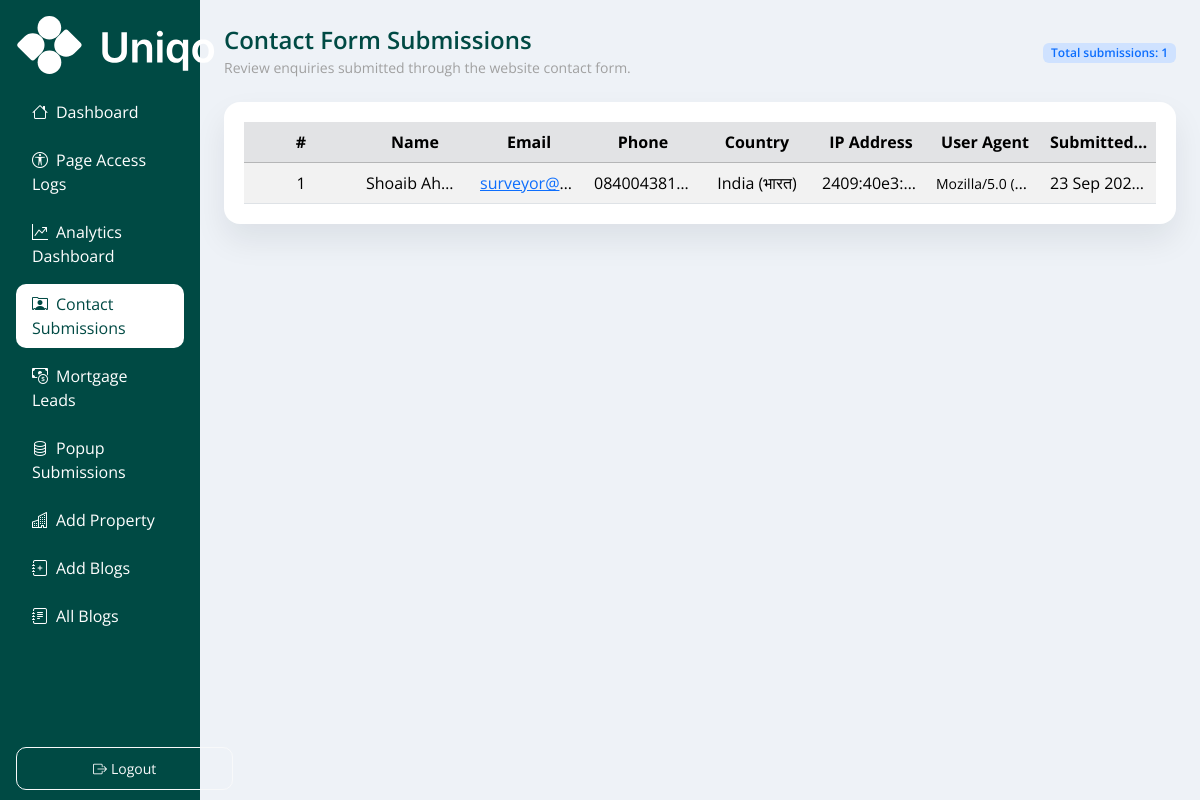
The page /admin/contact_form_submissions.php (signed in) on the database its author committed.
### tables this page shows
CREATE TABLE `contact_form` (
  `id` int(10) UNSIGNED NOT NULL,
  `name` varchar(255) NOT NULL,
  `email` varchar(255) NOT NULL,
  `phone` varchar(50) NOT NULL,
  `country` varchar(255) DEFAULT NULL,
  `ip_address` varchar(45) DEFAULT NULL,
  `user_agent` text DEFAULT NULL,
  `created_at` datetime NOT NULL DEFAULT current_timestamp()
);

### admin/contact_form_submissions.php (the view, shortened to what this page needs)
<?php
require_once __DIR__ . '/includes/render.php';
$pdo = db();
$submissions = [];
$error = null;
$perPage = 10;
$page = filter_input(
  INPUT_GET,
  'page',
  FILTER_VALIDATE_INT,
  ['options' => ['default' => 1, 'min_range' => 1]]
);
$offset = ($page - 1) * $perPage;
$totalSubmissions = 0;
try {
  $countStmt = $pdo->query('SELECT COUNT(*) FROM contact_form');
  $totalSubmissions = (int)$countStmt->fetchColumn();
  if ($totalSubmissions > 0) {
    $query = sprintf(
      'SELECT id, name, email, phone, country, ip_address, user_agent, created_at FROM contact_form ORDER BY created_at DESC LIMIT %d OFFSET %d',
      $perPage,
      $offset
    );
    $stmt = $pdo->query($query);
    $submissions = $stmt->fetchAll();
  } else {
    $page = 1;
    $offset = 0;
  }
} catch (Throwable $e) {
  $error = 'Unable to load contact form submissions at this time.';
}
echo '<div class="container-fluid layout">';
echo '<div class="row g-0">';
?>
<main class="col-12 col-md-9 col-lg-10 content">
  <div class="d-flex flex-column flex-lg-row align-items-lg-center justify-content-between gap-3 mb-4">
    <div>
      <h2 class="title-heading">Contact Form Submissions</h2>
      <p class="para mb-0">Review enquiries submitted through the website contact form.</p>
    </div>
    <div class="text-lg-end">
      <span class="badge bg-primary-subtle text-primary fw-semibold">Total submissions: <?= number_format($totalSubmissions) ?></span>
    </div>
  </div>
  <?php if ($error): ?>
    <div class="alert alert-warning" role="alert">
      <?= htmlspecialchars($error, ENT_QUOTES, 'UTF-8') ?>
    </div>
  <?php elseif (!$submissions): ?>
    <div class="alert alert-info" role="alert">
      No contact form submissions found.
    </div>
  <?php else: ?>
    <div class="box">
      <div class="table-responsive">
        <table class="table table-striped table-hover align-middle mb-0">
          <thead class="table-secondary">
            <tr>
              <th scope="col">#</th>
              <th scope="col">Name</th>
              <th scope="col">Email</th>
              <th scope="col">Phone</th>
              <th scope="col">Country</th>
              <th scope="col">IP Address</th>
              <th scope="col">User Agent</th>
              <th scope="col">Submitted At</th>
            </tr>
          </thead>
          <tbody>
            <?php foreach ($submissions as $submission): ?>
              <?php
                $createdAt = $submission['created_at'] ?? '';
                $createdAtFormatted = '—';
                if ($createdAt) {
                  try {
                    $createdAtFormatted = (new DateTime($createdAt))->format('d M Y H:i');
                  } catch (Throwable $e) {
                    $createdAtFormatted = (string)$createdAt;
                  }
                }
              ?>
              <tr>
                <td><?= (int)$submission['id'] ?></td>
                <td><?= htmlspecialchars((string)($submission['name'] ?? ''), ENT_QUOTES, 'UTF-8') ?></td>
                <td>
                  <?php if (!empty($submission['email'])): ?>
                    <a href="mailto:<?= htmlspecialchars($submission['email'], ENT_QUOTES, 'UTF-8') ?>">
                      <?= htmlspecialchars($submission['email'], ENT_QUOTES, 'UTF-8') ?>
                    </a>
                  <?php else: ?>
                    <span class="text-muted">—</span>
                  <?php endif; ?>
                </td>
                <td><?= htmlspecialchars((string)($submission['phone'] ?? '—'), ENT_QUOTES, 'UTF-8') ?></td>
                <td><?= htmlspecialchars((string)($submission['country'] ?? '—'), ENT_QUOTES, 'UTF-8') ?></td>
                <td><?= htmlspecialchars((string)($submission['ip_address'] ?? '—'), ENT_QUOTES, 'UTF-8') ?></td>
                <td class="text-break">
                  <?php if (!empty($submission['user_agent'])): ?>
                    <small><?= htmlspecialchars($submission['user_agent'], ENT_QUOTES, 'UTF-8') ?></small>
                  <?php else: ?>
                    <span class="text-muted">—</span>
                  <?php endif; ?>
                </td>
                <td><?= htmlspecialchars($createdAtFormatted, ENT_QUOTES, 'UTF-8') ?></td>
              </tr>
            <?php endforeach; ?>
          </tbody>
        </table>
      </div>
    </div>
  <?php endif; ?>
</main>
<?php
echo '</div>';
echo '</div>';

### admin/assets/css/style.css (style rules this page uses)
body { background: #eef2f7; font-family: "Open Sans", sans-serif; color: #111; }
.layout { min-height: 100vh; padding: 0; }
.content { padding: 24px; }
.box { background: #ffffff; border-radius: 16px; box-shadow: 0 16px 32px rgba(15, 23, 42, 0.08); padding: 20px; }
.table td, .table th { vertical-align: middle; }

### admin/assets/css/custom.css (style rules this page uses)
.content .title-heading { font-size: 24px; font-weight: 600; line-height: 1.3; margin-bottom: 2px; color: #004a44; }
.content .para { font-size: 14px; margin-bottom: 10px; color: #a0a0a0; }
table { table-layout: fixed; width: 100%; border-collapse: collapse; }
table th, table td { width: auto; text-align: center; padding: 8px 12px; white-space: nowrap; overflow: hidden; text-overflow: ellipsis; }

### rows shown on the page
contact_form: id "1", name "Shoaib Ah…", email "surveyor@…", phone "084004381…", country "India (भारत)", ip_address "2409:40e3:…", user_agent "Mozilla/5.0 (…", created_at "23 Sep 202…"

### other values the page prints
$label "Dashboard"
$label "Page Access Logs"
$label "Analytics Dashboard"
$label "Contact Submissions"
$label "Mortgage Leads"
$label "Popup Submissions"
$label "Add Property"
$label "Add Blogs"
$label "All Blogs"
$totalSubmissions "1"
